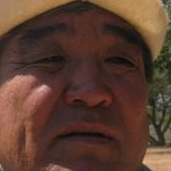
#> input picture resources/images/teaser_face.png, 171 x 171 px
$ python appendixa_skin_detect_old.py   (Python 2 division)
#> lines starting #> are read from the running program, lines starting #| are printed output that depends on the picture; after the words box and inside, x2 and y2 are one past the last pixel; in counts of white or black regions, pixels touching at a corner belong together
#> in main, img is the input picture: shape (171, 171, 3); mean B, G, R 48.2, 61.1, 90.1
"""
Created on May 27, 2015
@author: shiruilu

skin detect from Appendix A of CAPE
"""

import numpy as np
import cv2
# import time
import matplotlib.pyplot as plt
from scipy.signal import correlate2d

IMG_DIR = '../resources/images/'
BM_DIR = './benchmarks/'

def ellipse_test(A, B, bound=1.0, prob=1.0):
    '''test a CIELab color falls in certain ellipse'''
    return (1.0*(A-143)/6.5)**2 + (1.0*(B-148)/12.0)**2 < (1.0*bound/prob)

def ellipse(A, B, bound=1.0, prob=1.0):
    '''test a CIELab color falls in certain ellipse'''
    return (1.0*(A-143)/6.5)**2 + (1.0*(B-148)/12.0)**2 < (1.0*bound/prob)

def check_neighbor(mask, i, j):
    '''for relaxed 4-neighbor test'''
    width, height = mask.shape
    sum = 0
    for x in range(-1,2,1):
        for y in range(-1,2,1):
            if mask[(i+x)%width, (j+y)%height] == 255:
                sum = sum + 1
    return sum >= 1

def check_hood(mask):
    neighbor = np.array([[1,1,1], [1,1,1], [1,1,1]], dtype='float')
    return correlate2d(mask.astype('float')/255.0, neighbor, mode='same', boundary='wrap') >= 1


def HSV_threshold(H, S):
    #s:0.25~0.75, h>0.095
    return (S>=0.25*255 and S<=0.75*255 and H<0.095*180)

def skin_detect(img):
    """img: in BGR mode"""
    # initialized all-white mask
    skinMask = 255*np.zeros(img.shape[0:2], img.dtype)
    img_LAB = cv2.cvtColor(img, cv2.COLOR_BGR2LAB)
#> img_LAB: shape (171, 171, 3); mean of channels 0, 1, 2 72.2, 139, 140.8
    img_lab = img_LAB.astype('float')
#> img_lab: shape (171, 171, 3) float64; mean of channels 0, 1, 2 72.2, 139, 140.8
    img_HSV = cv2.cvtColor(img, cv2.COLOR_BGR2HSV)
#> img_HSV: shape (171, 171, 3); mean H, S, V 15.8, 117.1, 90.2

    # s = time.time()
    # ellipse and HSV_test
    for (i,j), value in np.ndenumerate(skinMask):
        skinMask[i,j] = 255 \
            if ellipse_test(img_LAB[i,j][1], img_LAB[i,j][2], \
                            bound=1.0, prob=1.0) \
               and HSV_threshold(img_HSV[i,j][0], img_HSV[i,j][1]) \
            else 0
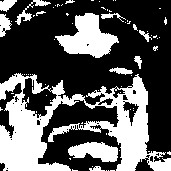
#> skinMask: shape (171, 171); 35.3% white; 69 white regions (56 under 20 px), largest, box (x1, y1, x2, y2) and area: (0, 73, 171, 171) 7065, (55, 13, 119, 58) 1525, (68, 142, 118, 162) 683

    # print time.time()-s
    # relaxed ellipse test, guarenteed by skin neighborhood
    '''
    for (i,j), value in np.ndenumerate(skinMask):
        if skinMask[i,j] ==0:
            if ellipse_test(img_LAB[i,j][1], img_LAB[i,j][2], \
                                bound=1.25, prob=0.9):
                if check_neighbor(skinMask, i, j):
                    skinMask[i,j] = 255
                   # and check_neighbor(skinMask, i, j) \
                # else 0
    '''

    # for test check_neighbor same as check_hood
    test = np.zeros(skinMask.shape).astype(bool)
    for (i,j), value in np.ndenumerate(skinMask):
        if skinMask[i,j] == 0:
            if ellipse_test(img_LAB[i,j][1], img_LAB[i,j][2], bound=1.25, prob=0.9):
                if check_neighbor(skinMask, i, j):
                    test[i][j] = True
#> this loop made 29241 passes
#> value on passes 1 to 3: 0, 0, 0
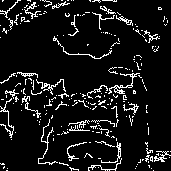
#> test: shape (171, 171) bool; 8.9% white in thin lines or dots

    test_hood = (skinMask==0) & check_hood(skinMask) & ellipse(img_lab[...,1], img_lab[...,2], bound=1.25, prob=0.9)
#> in check_hood, `return correlate2d(mask.astype('float')/255.0, neighbor, mode='same', ..`:
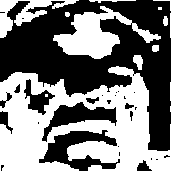
#> returned value: shape (171, 171) bool; 47.5% white; 14 white regions (4 under 20 px), largest, box (x1, y1, x2, y2) and area: (0, 66, 171, 171) 10280, (53, 6, 161, 59) 2257, (0, 0, 79, 38) 971
#> in ellipse, `return (1.0*(A-143)/6.5)**2 + (1.0*(B-148)/12.0)**2 < (1.0*bound/prob)`:
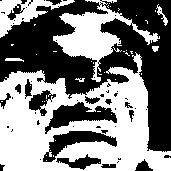
#> returned value: shape (171, 171) bool; 50.3% white; 58 black regions (41 under 20 px), largest, box (x1, y1, x2, y2) and area: (0, 0, 171, 152) 11201, (45, 102, 117, 134) 997, (43, 131, 117, 162) 850
    print test == test_hood, (test==test_hood).all()
#> (printed output is left out)

    # print time.time()-s
    # initialization, can't remove, otherwise mask==0 area will be random
    skin = 255*np.ones(img.shape, img.dtype)
    skin = cv2.bitwise_and(img, img, mask=skinMask)
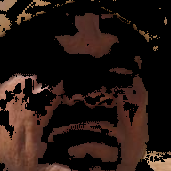
#> skin: shape (171, 171, 3); mean B, G, R 17.7, 22.6, 36.4
    # if ( not (skin.shape[:2] == skinMask.shape).all() ):
        # print 'weired: ', skin.shape[:2], skinMask.shape
    return skin, (skinMask/255).astype(bool)

def main():
    img = cv2.imread(IMG_DIR+'teaser_face.png')
    skin, _ = skin_detect( img )
    plt.imshow( cv2.cvtColor(np.hstack([img, skin]), cv2.COLOR_BGR2RGB) )
    plt.show()
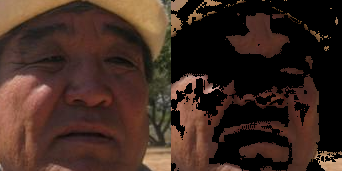
#> shown: shape (171, 342, 3); mean R, G, B 63.3, 41.9, 32.9
    return 0

if __name__ == '__main__':
    main()
